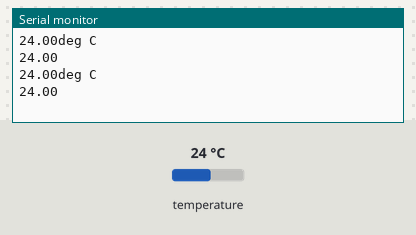
Recording of a sketch running on a simulated Arduino Uno, built with avr-gcc and run on an emulated ATmega328P. On the bench: the last lines printed to the serial monitor. The test bench sets the inputs (shaded band); at power-on: temperature 24 °C.

Above: at 1.2 s.
1.3 s: temperature set to 12 °C
At 2.5 s:
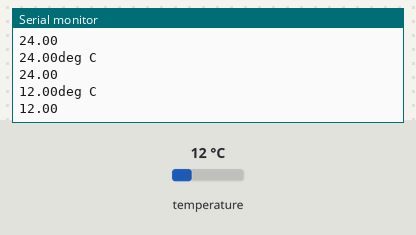
2.8 s: temperature set to 19 °C
At 3.8 s:
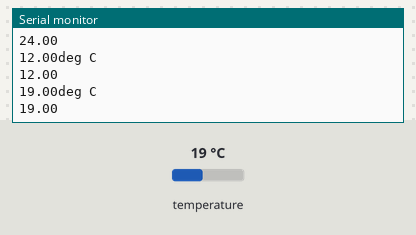
Timing chart, 0 to 5.8 s (numbered marks = the images above; inputs shaded):
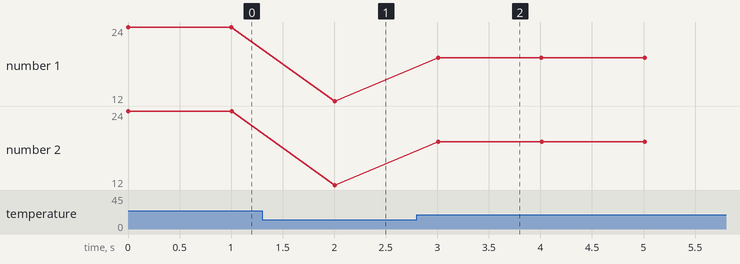

Measured:
- after the input at 1.3 s, the serial monitor: prints a new line after 0.71 s (image 1)
- after the input at 2.8 s, the serial monitor: prints a new line after 0.21 s (image 2)
- plotted number 1: 24 → 12 after the input at 1.3 s, 12 → 19 after the input at 2.8 s
- plotted number 2: 24 → 12 after the input at 1.3 s, 12 → 19 after the input at 2.8 s

The sketch:

testCoreTemp.ino
```cpp
// Date and time functions using DS3231 RTC connected via I2C and Wire lib

#include <Wire.h>
#include "DS3231.h"

DS3231 RTC; //Create the DS3231 object

void setup ()
{
    Serial.begin(57600);
    Wire.begin();
    RTC.begin();
}

void loop ()
{
    RTC.convertTemperature();             //convert current temperature into registers
    Serial.print(RTC.getTemperature()); //read registers and display the temperature
    Serial.println("deg C");

    Serial.println(readCoreTemp(),2);
    delay(1000);
}

float readCoreTemp()
{
  float tmp;
  RTC.convertTemperature();
  tmp = RTC.getTemperature();
  return tmp;
}
```
